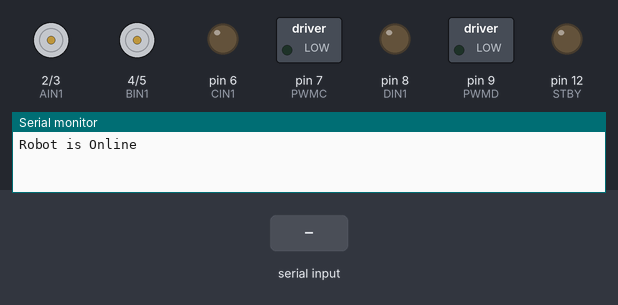
This sketch was run on a simulated Arduino Uno, built with avr-gcc and run on an emulated ATmega328P. On the bench: direction and speed pins drawn as motors (green arrow = direction pin HIGH = forward, orange = LOW = backward, longer = more drive, stopped while the standby pin is LOW), switched loads named in the sketch (green lamp = pin HIGH), output pins drawn as LEDs (lit = HIGH), the last lines printed to the serial monitor. Inputs (shaded band) come from the test bench.

Above: at 1.2 s.
1.3 s: "1\n" received over Serial
At 3.3 s:
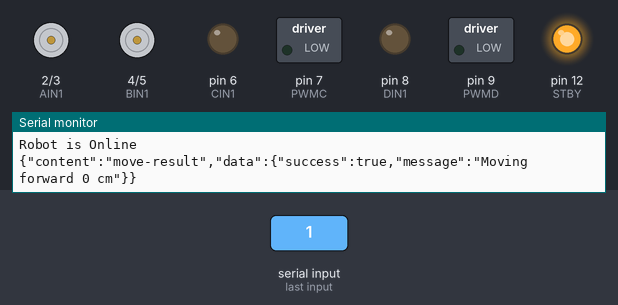
3.8 s: "1,90\n" received over Serial
At 4.4 s:
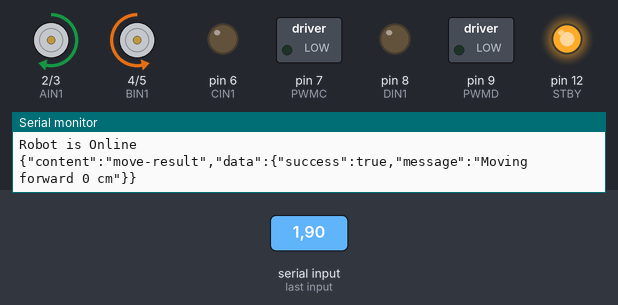
Timing chart, 0 to 6.8 s (numbered marks = the images above; inputs shaded):
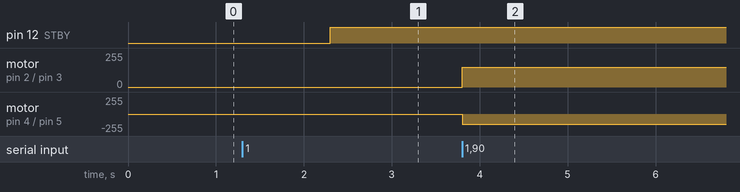

The sketch:

smore.ino
```cpp
//Modular robot project @IPFW
//Zhitian Zhang, ECE
//motor A connected between A01 and A02
//motor B connected between B01 and B02
//motor C connected between C01 and C02
//motor D connected between D01 and D02

//Connections:
//Pin 2 -> PWMA
//Pin 3 -> AIN2
//Pin 4 -> AIN1
//Pin 5 -> STBY1,STBY2
//Pin 6 -> BIN2
//Pin 7 -> BIN1
//Pin 8 -> PWMB


//Pin configure

int STBY = 12; //standby

//Motor A Left motor
int PWMA = 3; //Speed control
//int AIN2 = 3; //Direction
int AIN1 = 2; //Direction

//Motor B right motor
int PWMB = 5; //Speed control
int BIN1 = 4; //Direction
//int BIN2 = 6; //Direction

//Motor C left arm
int CIN1 = 6;
int PWMC = 7;

//Motor D right arm
int DIN1 = 8;
int PWMD = 9;

//Magnitude constants
int speed = 150;
int cmPerSecond = 1;
int degPerSecond = 1;
int topDegPerSecond = 1;
int topSpinDegPerSecond = 1;


void setup() {
  pinMode(STBY, OUTPUT);

  pinMode(PWMA, OUTPUT);
  pinMode(AIN1, OUTPUT);
  //pinMode(AIN2, OUTPUT);

  pinMode(PWMB, OUTPUT);
  pinMode(BIN1, OUTPUT);
  //pinMode(BIN2, OUTPUT);

  pinMode(PWMC, OUTPUT);
  pinMode(CIN1, OUTPUT);

  pinMode(PWMD, OUTPUT);
  pinMode(DIN1, OUTPUT);

  Serial.begin(115200);
  Serial.println("Robot is Online");
}

//command list:(command, speed)
//1 2 - move forward or backward
//3 4 - turn left or right
//5 6 - move arm up or down
//7 8 - spin the arm cw or ccw
//9 10 - move key in or out
//99 - get robot type

void loop() {
  while (Serial.available() > 0) {
    int f = Serial.parseInt();//1,2,3,4,5,6-forward backward left right
    int m = Serial.parseInt();//- stop standby, v range from 130-255
    // int d = Serial.parseInt();//the amount of delay prior to stoping the motors
    //may be used for encoder position in the future
    Serial.println(action(f, m));
  }
}

/*
   act signifies which action the robot will take
   speed indicates how fast the motor will move
   del indicates the delay prior to the command being terminated
   which may be used to indicate encoder position in the future
*/
String action(int act, int magnitude) {
  String message = "";
  int whichStop = 0;

  switch (act) {
    case 1:
      move(1, speed, 1);
      move(0, speed, 0);
      message = jsonResponse("move-result", "{\"success\":true,\"message\":\"Moving forward " + String(magnitude) + " cm\"}");
      break;
    case 2:
      move(1, speed, 0);
      move(0, speed, 1);
      message += jsonResponse("move-result", "{\"success\":true,\"message\":\"Moving backward " + String(magnitude) + " cm\"}");
      break;
    case 3:
      move(1, speed, 0);
      move(0, speed, 0);
      message += jsonResponse("move-result", "{\"success\":true,\"message\":\"Turning left " + String(magnitude) + " degrees\"}");
      break;
    case 4:
      move(1, speed, 1);
      move(0, speed, 1);
      message += jsonResponse("move-result", "{\"success\":true,\"message\":\"Turning right " + String(magnitude) + " degrees\"}");
      break;
    case 5:
      move(2, speed, 1);
      move(3, speed, 0);
      message += jsonResponse("move-result", "{\"success\":true,\"message\":\"Moving the arm down " + String(magnitude) + " degrees\"}");
      whichStop = 1;
      break;
    case 6:
      move(2, speed, 0);
      move(3, speed, 1);
      message += jsonResponse("move-result", "{\"success\":true,\"message\":\"Moving the arm up " + String(magnitude) + " degrees\"}");
      whichStop = 1;
      break;
    case 7:
      move(2, speed, 1);
      move(3, speed, 1);
      message += jsonResponse("move-result", "{\"success\":true,\"message\":\"Spin the arm clockwise " + String(magnitude) + " degrees\"}");
      whichStop = 1;
      break;
    case 8:
      move(2, speed, 0);
      move(3, speed, 0);
      message += jsonResponse("move-result", "{\"success\":true,\"message\":\"Spin the arm in counterclockwise " + String(magnitude) + " degrees\"}");
      whichStop = 1;
      break;
    case 9:
      message += jsonResponse("move-result", "{\"success\":true,\"message\":\"Move key out\"}");
      whichStop = 2;
      break;
    case 10:
      message += jsonResponse("move-result", "{\"success\":true,\"message\":\"Move key in\"}");
      whichStop = 2;
      break;
    case 90:
      message += jsonResponse("robot-info", "{\"type\":\"smores\"}");
      break;
    case 99:
      message += jsonResponse("ping", "{}");
      break;
    default:
      message += jsonResponse("unsupported", "\"command not supported\"");
  }

  //delay is used to allow the motor to move for a predetermined
  //amount of time before it's turned off
  delay(getDelay(act, magnitude));

  //indicates which stop function is called
  Stop(whichStop);

  return message;
}

void Stop(int which) {
  //This stops the motor by setting both IN pins to LOW
  if (which == 0) {
    //stops the robot movement
    digitalWrite(AIN1, LOW);
    digitalWrite(BIN1, LOW);
    analogWrite(PWMA, 0);
    analogWrite(PWMB, 0);
  } else if (which == 1) {
    //stops the arm
    digitalWrite(CIN1, LOW);
    digitalWrite(DIN1, LOW);
    analogWrite(PWMC, 0);
    analogWrite(PWMD, 0);
  } else {
    //stops the key

  }
}

void standby() {
  //enable standby
  Serial.println("function standby activiated");
  digitalWrite(STBY, LOW);
}

void move(int motor, int speed, int direction) {
  //Move specific motor at speed and direction
  //motor: 0 for B 1 for A 2 for C 3 for D
  //speed: 0 is off, and 255 is full speed
  //direction: 0 clockwise, 1 counter-clockwise

  digitalWrite(STBY, HIGH); //disable standby

  boolean inPin1 = LOW;
  boolean inPin2 = HIGH;

  if (direction == 1) {
    inPin1 = HIGH;
    inPin2 = LOW;
  }

  switch (motor) {
    case 0:
      digitalWrite(BIN1, inPin1);
      analogWrite(PWMB, speed);
      break;
    case 1:
      digitalWrite(AIN1, inPin1);
      analogWrite(PWMA, speed);
      break;
    case 2:
      digitalWrite(CIN1, inPin1);
      analogWrite(PWMC, speed);
      break;
    case 3:
      digitalWrite(DIN1, inPin1);
      analogWrite(PWMD, speed);
      break;
  }
}

double getDelay(int cmd, int magnitude) {
  //Calculates the duration of the action based on what the command is
  //Different wheels move at different speeds
  if (cmd == 1 || cmd == 2) {
    return ((1.0 * magnitude) / cmPerSecond) * 1000;
  } else if (cmd == 3 || cmd == 4) {
    return ((1.0 * magnitude) / degPerSecond) * 1000;
  } else if (cmd == 5 || cmd == 6) {
    return ((1.0 * magnitude) / topDegPerSecond) * 1000;
  } else if (cmd == 7 || cmd == 8) {
    return ((1.0 * magnitude) / topSpinDegPerSecond) * 1000;
  }
  // return 1 second as a default
  return 1000;
}

String jsonResponse(String content, String data) {
  String message = "";
  if (!content.equals("text")) {
    message = "{\"content\":\"" + content + "\",\"data\":" + data + "}";
  }
  else {
    message = "{\"content\":\"" + content + "\",\"data\":\"" + data + "\"}";
  }
  return message;
}
```

Measured:
- after the input at 1.3 s, pin 12 (STBY): LOW → HIGH after 1.0 s
- after the input at 3.8 s, motor on pin 2 (AIN1) / pin 3 (PWMA): stopped → forward 150/255 at once; motor on pin 4 (BIN1) / pin 5 (PWMB): stopped → backward 150/255 at once
